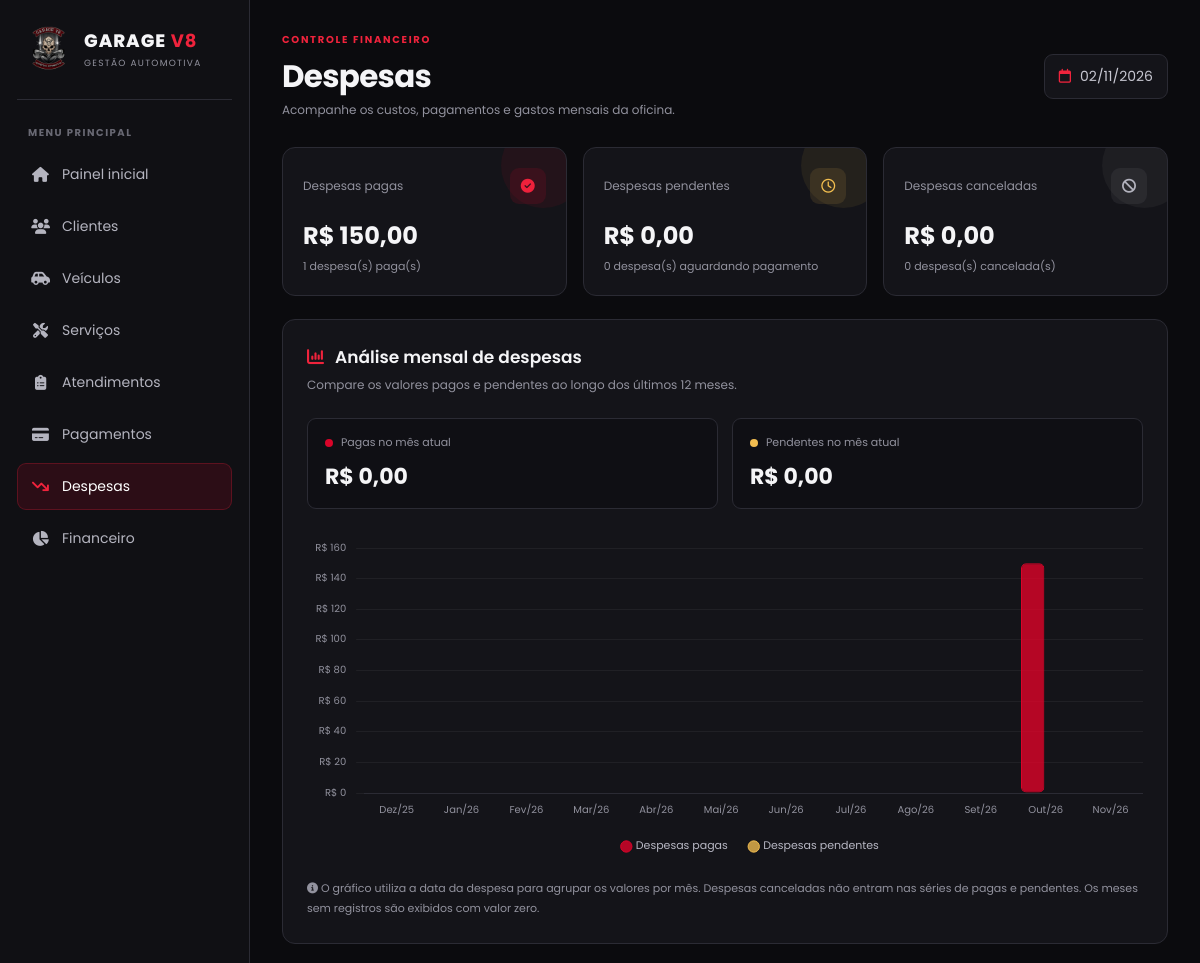
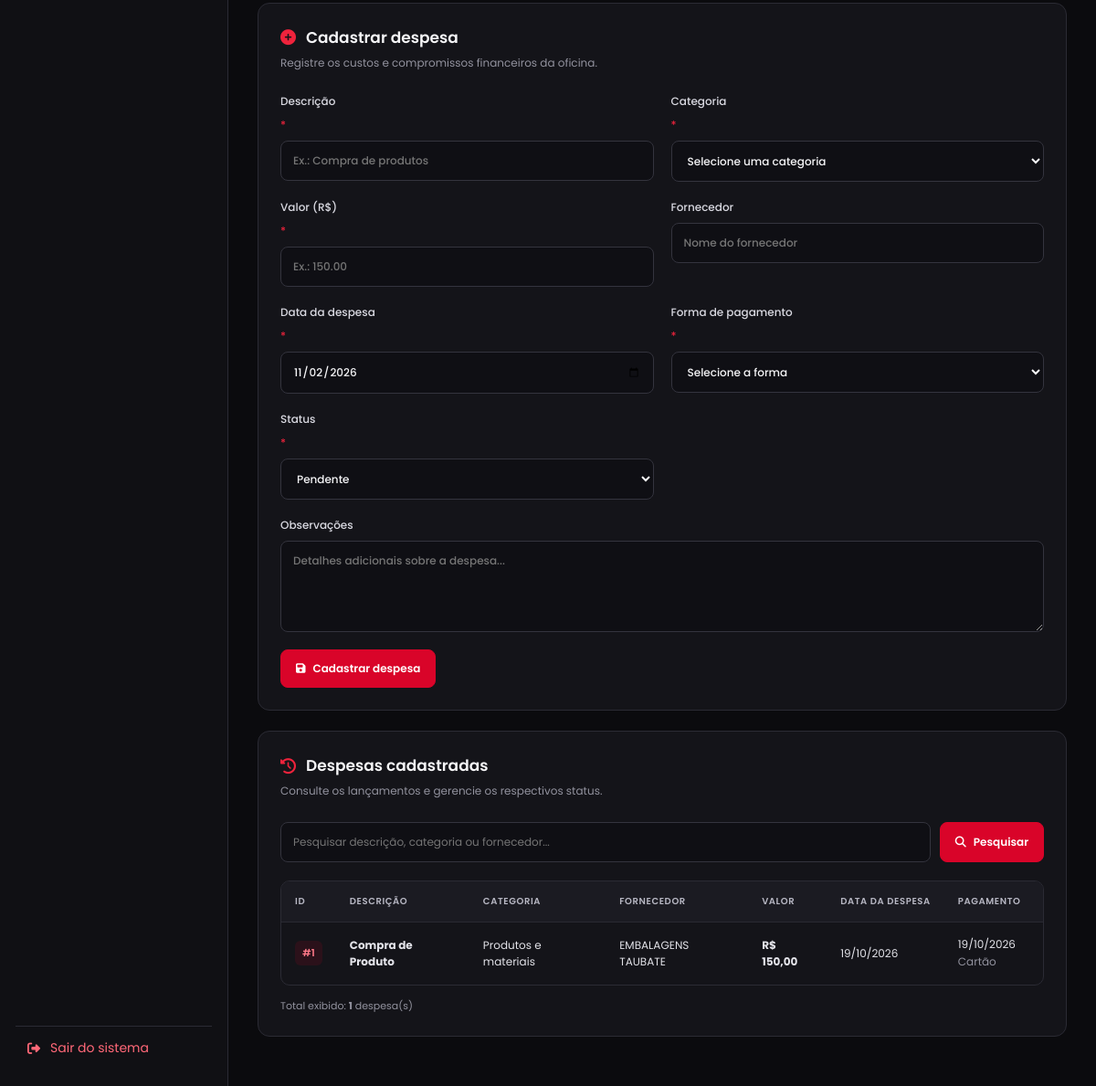
Before: /despesas.php (signed in) with the older database file (2 pictures, top to bottom).
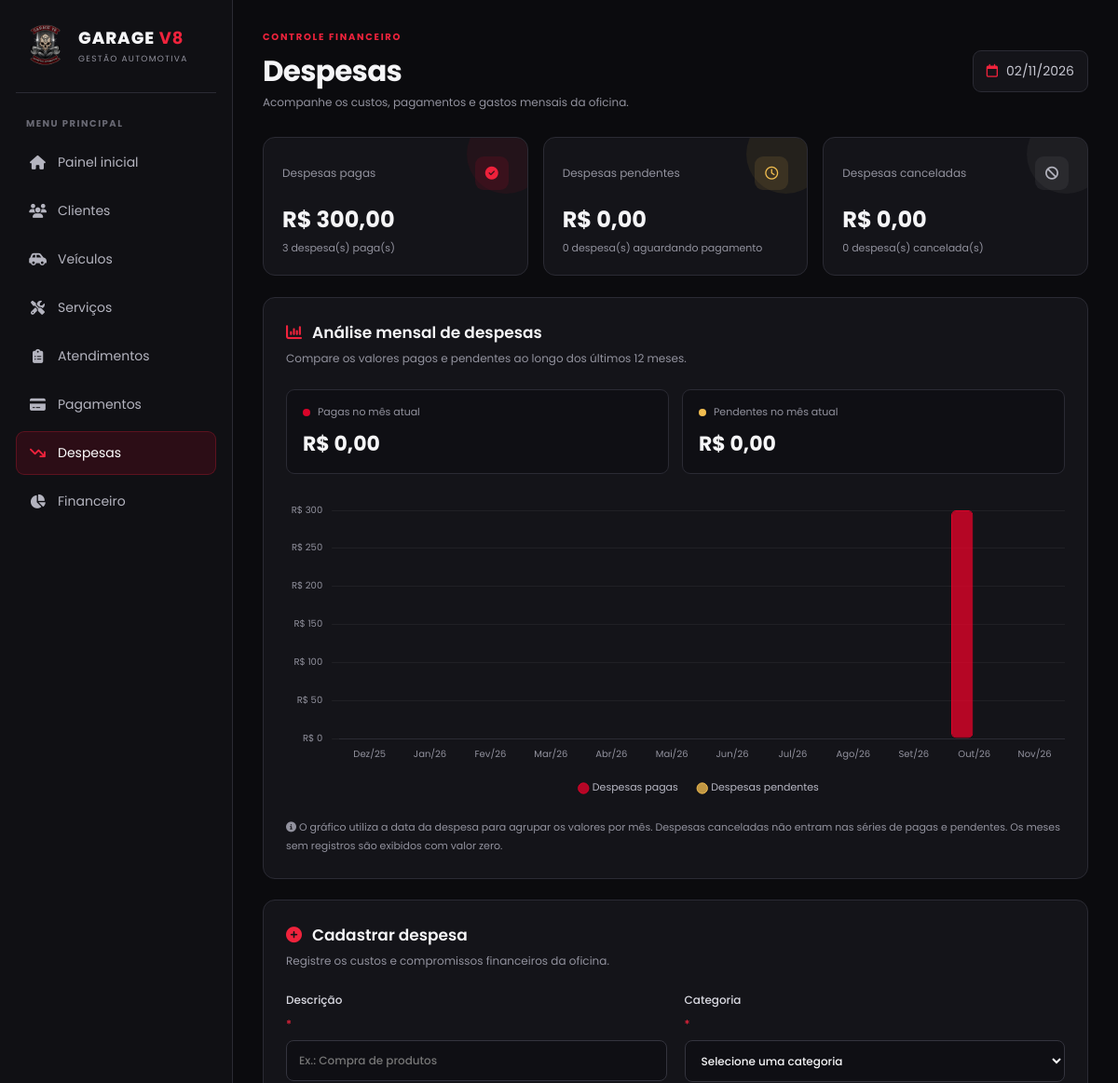
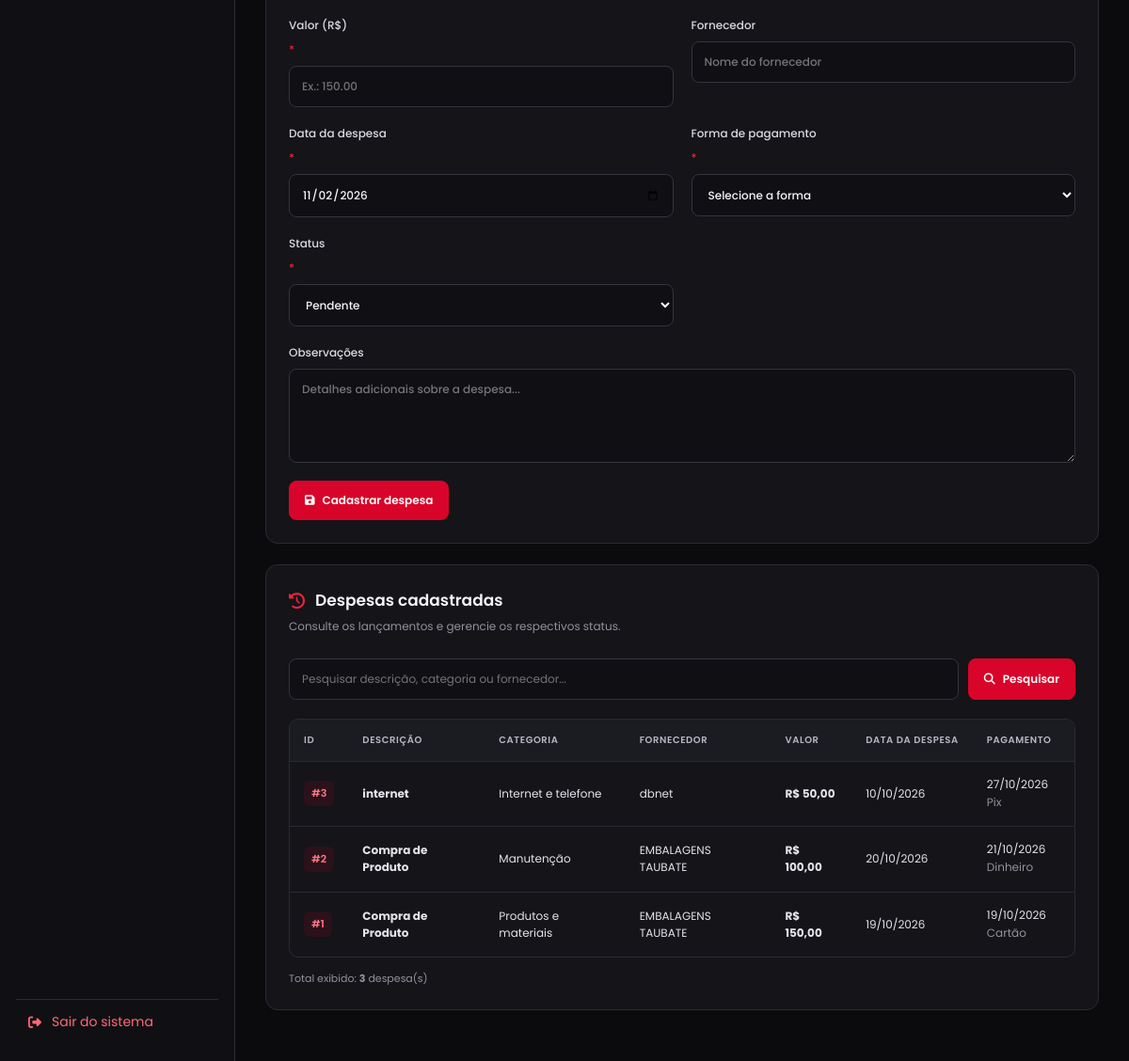
After: the same page with the newer database file (2 pictures, top to bottom).
### tables this page shows
CREATE TABLE `despesas` (
  `id_despesa` int NOT NULL,
  `descricao` varchar(100) NOT NULL,
  `categoria` varchar(50) DEFAULT NULL,
  `valor` decimal(10,2) NOT NULL,
  `data_despesa` date NOT NULL,
  `data_pagamento` date DEFAULT NULL,
  `forma_pagamento` enum('Dinheiro','Pix','Cartão','Transferência','Outro') DEFAULT NULL,
  `status` enum('Paga','Pendente','Cancelada') NOT NULL DEFAULT 'Pendente',
  `fornecedor` varchar(100) DEFAULT NULL,
  `observacoes` text,
  `cadastrado_por` int NOT NULL
);

### despesas.php (the view, shortened to what the rows shown need)
<?php
require_once __DIR__ . '/config/conexao.php';
function e($valor) {
    return htmlspecialchars((string) $valor, ENT_QUOTES, 'UTF-8');
}
function dinheiro($valor) {
    return number_format((float) $valor, 2, ',', '.');
}
$busca = trim($_GET['busca'] ?? '');
if ($busca !== '') {
    $stmt = $pdo->prepare(
        'SELECT *
         FROM despesas
         WHERE descricao LIKE ?
            OR categoria LIKE ?
            OR fornecedor LIKE ?
         ORDER BY id_despesa DESC'
    );
    $termo = '%' . $busca . '%';
    $stmt->execute([$termo, $termo, $termo]);
} else {
    $stmt = $pdo->query(
        'SELECT *
         FROM despesas
         ORDER BY id_despesa DESC'
    );
}
$despesas = $stmt->fetchAll();
?>
<!DOCTYPE html>
<html lang="pt-BR">
<head>
    <link rel="stylesheet"
          href="https://cdnjs.cloudflare.com/ajax/libs/font-awesome/6.5.2/css/all.min.css">
</head>
<body>
<div class="layout">
    <main class="main">
        <header class="header">
            <div>
                <h1>Despesas</h1>
            </div>
        </header>
        <section class="panel">
            <div class="panel-heading">
                <div>
                    <h2 class="panel-title">
                        <i class="fa-solid fa-chart-column"></i>
                        Análise mensal de despesas
                    </h2>
                </div>
            </div>
        </section>
        <section class="panel">
            <div class="panel-heading">
                <div>
                    <h2 class="panel-title">
                        <i class="fa-solid fa-plus-circle"></i>
                        Cadastrar despesa
                    </h2>
                </div>
            </div>
        </section>
        <section class="panel">
            <div class="panel-heading">
                <div>
                    <h2 class="panel-title">
                        <i class="fa-solid fa-clock-rotate-left"></i>
                        Despesas cadastradas
                    </h2>
                </div>
            </div>
            <div class="table-wrap">
                <table>
                    <thead>
                    <tr>
                        <th>ID</th>
                        <th>Descrição</th>
                        <th>Categoria</th>
                        <th>Fornecedor</th>
                        <th>Valor</th>
                        <th>Data da despesa</th>
                        <th>Pagamento</th>
                        <th>Status</th>
                    </tr>
                    </thead>
                    <tbody>
                    <?php if (!$despesas): ?>
                        <tr>
                            <td colspan="9">
                                <div class="empty-state">
                                    <i class="fa-solid fa-receipt"></i>
                                    <?= $busca !== ''
                                        ? 'Nenhuma despesa encontrada para essa pesquisa.'
                                        : 'Nenhuma despesa cadastrada até o momento.' ?>
                                </div>
                            </td>
                        </tr>
                    <?php else: ?>
                        <?php foreach ($despesas as $d): ?>
                            <tr>
                                <td>
                                    <span class="id-badge">
                                        #<?= (int) $d['id_despesa'] ?>
                                    </span>
                                </td>
                                <td>
                                    <strong><?= e($d['descricao']) ?></strong>
                                </td>
                                <td><?= e($d['categoria']) ?></td>
                                <td><?= e($d['fornecedor'] ?? '—') ?></td>
                                <td>
                                    <strong>
                                        R$ <?= dinheiro($d['valor']) ?>
                                    </strong>
                                </td>
                                <td>
                                    <?= e(date(
                                        'd/m/Y',
                                        strtotime($d['data_despesa'])
                                    )) ?>
                                </td>
                                <td>
                                    <?= !empty($d['data_pagamento'])
                                        ? e(date(
                                            'd/m/Y',
                                            strtotime($d['data_pagamento'])
                                        ))
                                        : '—' ?>
                                    <br>
                                    <span class="muted">
                                        <?= e($d['forma_pagamento']) ?>
                                    </span>
                                </td>
                                <td>
                                </td>
                            </tr>
                        <?php endforeach; ?>
                    <?php endif; ?>
                    </tbody>
                </table>
            </div>
        </section>
    </main>
</div>
</body>
</html>

Changed rows visible on the page:
added despesas: id_despesa "3", descricao "internet", categoria "Internet e telefone", fornecedor "dbnet", valor "50,00", data_despesa "10/10/2026", data_pagamento "27/10/2026", forma_pagamento "Pix"
added despesas: id_despesa "2", descricao "Compra de Produto", categoria "Manutenção", fornecedor "EMBALAGENS TAUBATE", valor "100,00", data_despesa "20/10/2026", data_pagamento "21/10/2026", forma_pagamento "Dinheiro"
Other visible differences:
dinheiro($resumo['total_pago']): "150,00" → "300,00"
$resumo['quantidade_pagas']: "1" → "3"
chart data {{ json_encode(
    $pagasGrafico,
    JSON_NUMERIC_CHECK
) }}: [0,0,0,0,0,0,0,0,0,0,150,0] → [0,0,0,0,0,0,0,0,0,0,300,0]
$totalDespesas: "1" → "3"
